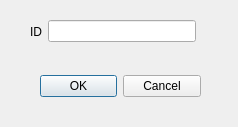
<?xml version="1.0" encoding="UTF-8"?>
<ui version="4.0">
 <class>FlyEmHotSpotDialog</class>
 <widget class="QDialog" name="FlyEmHotSpotDialog">
  <property name="geometry">
   <rect>
    <x>0</x>
    <y>0</y>
    <width>238</width>
    <height>127</height>
   </rect>
  </property>
  <property name="windowTitle">
   <string>Dialog</string>
  </property>
  <widget class="QDialogButtonBox" name="buttonBox">
   <property name="geometry">
    <rect>
     <x>40</x>
     <y>70</y>
     <width>161</width>
     <height>32</height>
    </rect>
   </property>
   <property name="orientation">
    <enum>Qt::Horizontal</enum>
   </property>
   <property name="standardButtons">
    <set>QDialogButtonBox::Cancel|QDialogButtonBox::Ok</set>
   </property>
  </widget>
  <widget class="QWidget" name="">
   <property name="geometry">
    <rect>
     <x>30</x>
     <y>20</y>
     <width>166</width>
     <height>23</height>
    </rect>
   </property>
   <layout class="QHBoxLayout" name="horizontalLayout">
    <item>
     <widget class="QLabel" name="label">
      <property name="text">
       <string>ID</string>
      </property>
     </widget>
    </item>
    <item>
     <widget class="QLineEdit" name="idLineEdit"/>
    </item>
   </layout>
  </widget>
 </widget>
 <resources/>
 <connections>
  <connection>
   <sender>buttonBox</sender>
   <signal>accepted()</signal>
   <receiver>FlyEmHotSpotDialog</receiver>
   <slot>accept()</slot>
   <hints>
    <hint type="sourcelabel">
     <x>248</x>
     <y>254</y>
    </hint>
    <hint type="destinationlabel">
     <x>157</x>
     <y>274</y>
    </hint>
   </hints>
  </connection>
  <connection>
   <sender>buttonBox</sender>
   <signal>rejected()</signal>
   <receiver>FlyEmHotSpotDialog</receiver>
   <slot>reject()</slot>
   <hints>
    <hint type="sourcelabel">
     <x>316</x>
     <y>260</y>
    </hint>
    <hint type="destinationlabel">
     <x>286</x>
     <y>274</y>
    </hint>
   </hints>
  </connection>
 </connections>
</ui>
